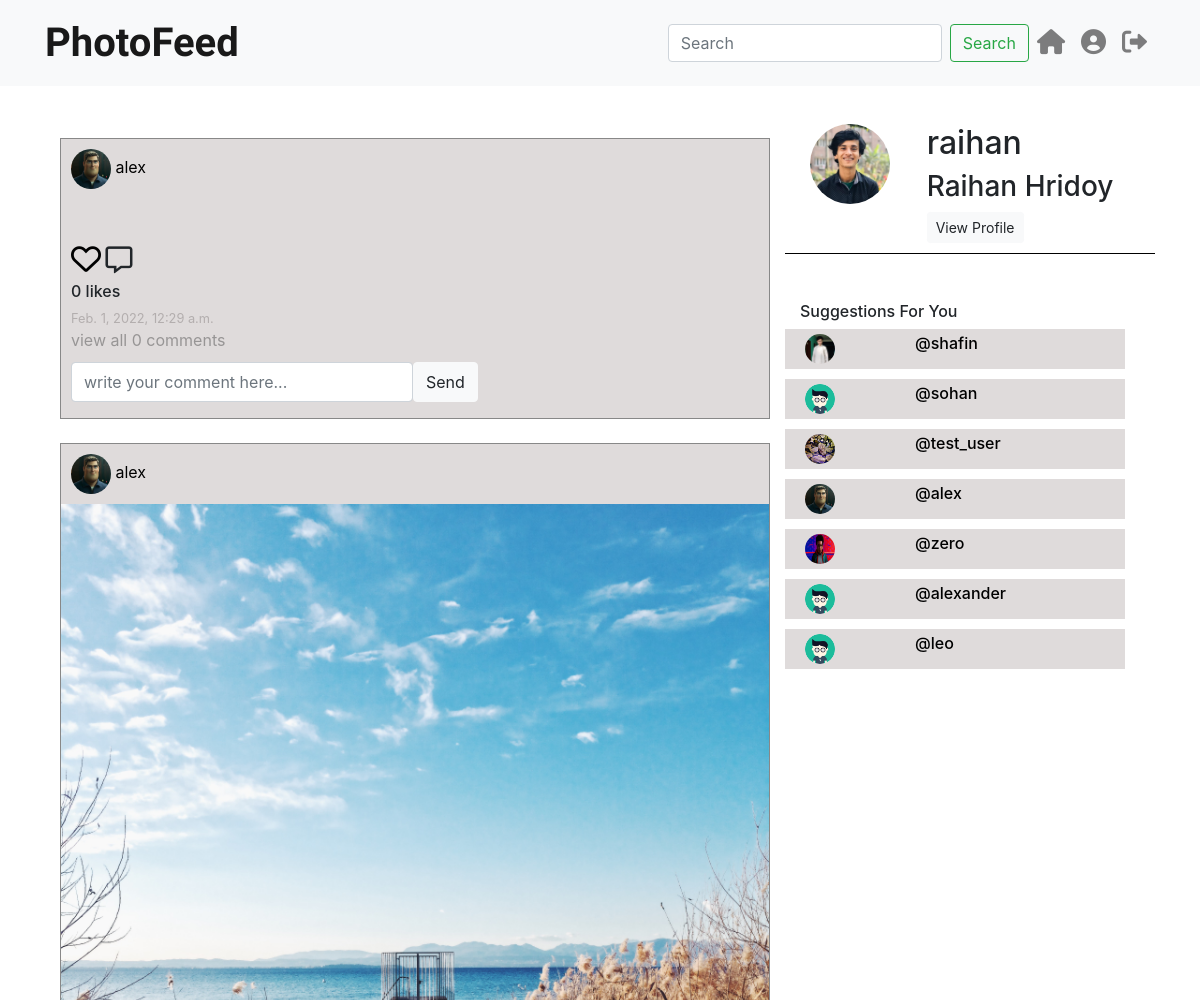
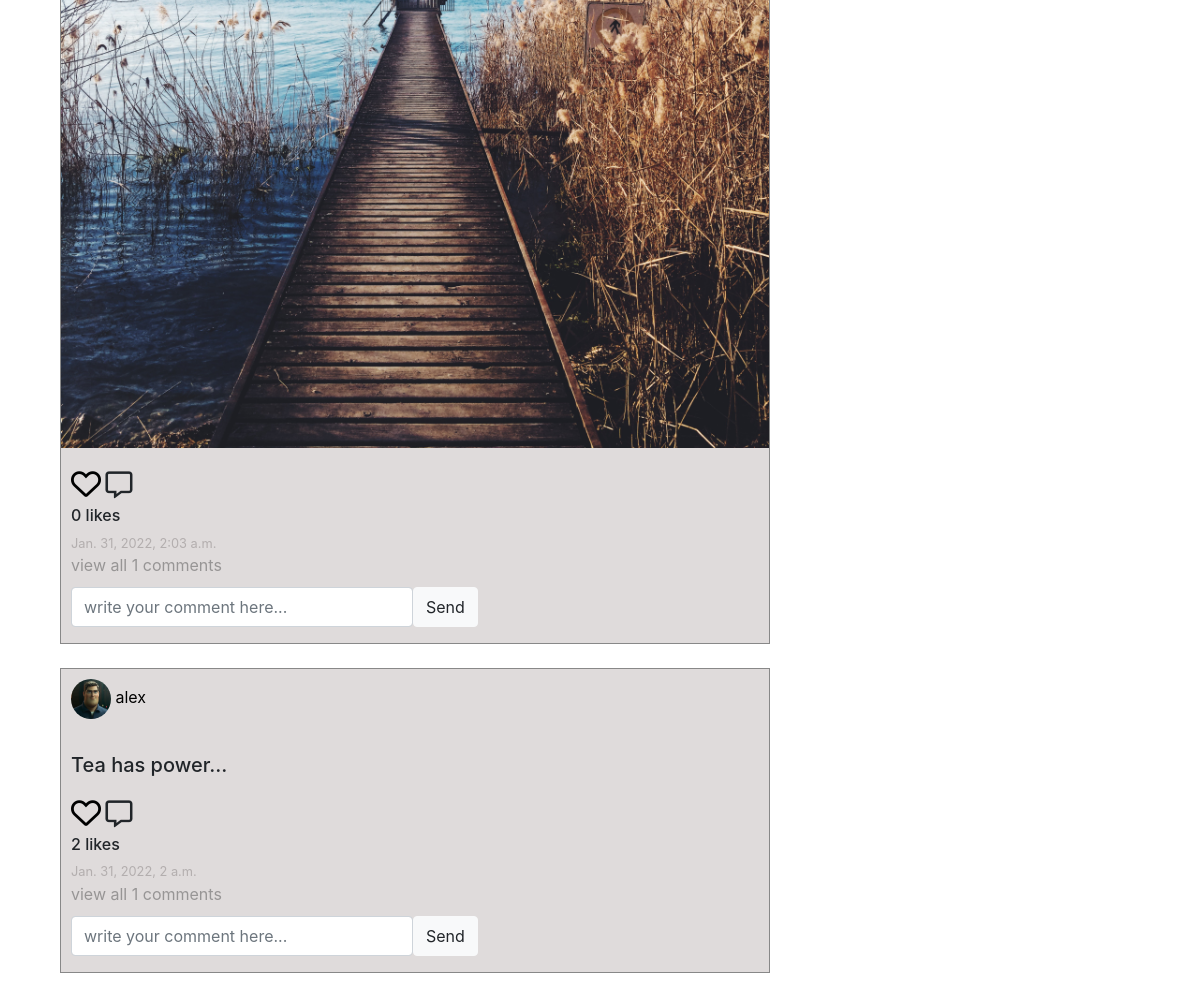
The app's page /feed (signed in) with its own data (2 pictures, top to bottom).
### Post_App/models.py (models this page shows)
class Post(models.Model):
     author = models.ForeignKey(User,on_delete=models.CASCADE,related_name='post')
     image = models.ImageField(upload_to = 'post_images')
     caption = models.CharField(max_length=264,blank=True)
     upload_date = models.DateTimeField(auto_now_add=True)
     update_date = models.DateTimeField(auto_now=True)
     class Meta:
          ordering = ['-upload_date']

### Account_App/models.py (models this page shows)
class UserProfile(models.Model):
     user = models.OneToOneField(User,on_delete=models.CASCADE, related_name="user_profile")
     full_name = models.CharField(max_length=264,blank=True)
     profile_pic = models.ImageField(upload_to = 'profile_pics',blank=True)
     description = models.TextField(max_length=264,blank=True)
     dob = models.DateField(blank=True,null=True)
     web = models.URLField(blank=True)
     facebook = models.URLField(blank=True)

### Post_App/views.py (the view)
# urls.py: path('',views.home,name='home_page'),
@login_required
def home(request):
     following_list = Follow.objects.filter(follower = request.user)
     posts = Post.objects.filter(author__in = following_list.values_list('following'))
     liked_post = Like.objects.filter(user = request.user)
     liked_post_list = liked_post.values_list('post',flat=True)
     users = User.objects.exclude(username= request.user).exclude(username__in = following_list.values('following'))
     if request.method == 'GET':
          search = request.GET.get('search','')
          result = User.objects.filter(username__icontains = search )
     comment_form = CommentForm()
     return render(request,'Post_App/home.html',context={'title': 'PhotoGram | Home','search':search ,'result':result, 'posts':posts,'liked_post_list':liked_post_list,'comment_form': comment_form,'users':users, 'following_list':following_list})

### Post_App/forms.py
class CommentForm(forms.ModelForm):
     comment = forms.CharField(label='',widget=forms.TextInput(attrs={'placeholder':'write your comment here...','style':'height:40px; padding-right:80px; ' }))
     class Meta:
          model = Comment
          fields = ['comment',]

### templates/Post_App/home.html (shortened to what this page needs)
{% extends 'navbar.html'%}
{% load crispy_forms_tags %}
{% block body_block %}
<div class="container">
     {% if search %}
     {% for user in result%}
          <div class="row">
               <div class="col-sm-4">
                    {% if user.user_profile.profile_pic %}
                         <img src="/media/{{user.user_profile.profile_pic}}" alt="" height="80px" width="80px">
                    {% else %}
                    <img src="/media/avatar.jpg" alt="" height="80px" width="80px">
                    {% endif%}
               </div>
               <div class="col-sm-8">
                    <a style=" text-decoration: none;" href="{% url 'Account_App:user' username=user.username %}"><h3>{{user.username}}</h3></a>
                    <h3>{{user.user_profile.full_name}}</h3>
                    <a class="btn btn-light btn-sm" href="{% url 'Account_App:user' username=user.username %}">View Profile</a>
               </div>
          </div>
     {% endfor%}
     {% else %}
     <div class="row">
          <div class="col-sm-8">
               {% for post in posts %}
               <br>
               <div class="post">
                    <div style="padding: 10px;">
                         {% if post.author.user_profile.profile_pic %}
                              <img src="/media/{{post.author.user_profile.profile_pic}}" alt="" height="40px" width="40px" class="rounded-circle">
                         {% else %}
                              <img src="/media/avatar.jpg" alt="" height="40px" width="40px" class="rounded-circle">
                         {% endif %}
                         <a style="color: black; text-decoration: none;" href="{% url 'Account_App:user' username=post.author %}">{{post.author}}</a>
                    </div>
                    <img src="/media/{{post.image}}" alt="" width="100%">
                    <h5 style="margin-left: 10px;">{{post.caption}}</h5>
                    <div class="d-flex flex-column" style="padding: 10px;">
                         <div class="">
                              {% if post.pk in liked_post_list%}
                              <a href="{% url 'Post_App:unlike' pk=post.pk%}"><i class="fas fa-heart" style="font-size: 30px; color: rgb(224, 40, 40);"></i></a>
                              {% else%}
                              <a style="color:black" href="{% url 'Post_App:like' pk=post.pk%}"><i class="far fa-heart" style="font-size: 30px;"></i></a>
                              {%endif%}
                              <a type="button" style="font-size: 27px;" data-toggle="modal" data-target="#m-{{post.pk}}"><i class="far fa-comment-alt"></i></a>
                         </div>
                         <h6>{{post.liked_post.count}} likes</h6>
                         <small style="color: #b3aeae;">{{post.upload_date}}</small>
                    <div class="view-full">
                         <a type="button" style="color: #979595;" data-toggle="modal" data-target="#m-{{post.pk}}">view all {{post.commented_post.count }} comments</a>
                    </div>
                    </div>
                    <form action="{% url 'Post_App:comment' pk=post.pk %}" class="d-flex" method="POST" style="margin-left:10px;">
                         {{comment_form | crispy}}
                         <button type="submit" style="height: 40px;" class="btn btn-light">Send</button>
                    </form>
               </div>
               {% endfor%}
          </div>
          <div class="col-sm-4">
               <div class="row" style="border-bottom: 1px solid black; padding:10px;">
                    <div class="col-sm-4">
                         {% if user.user_profile.profile_pic %}
                              <img src="/media/{{user.user_profile.profile_pic}}" alt="" height="80px" width="80px" class="rounded-circle">
                         {% else %}
                              <img src="/media/avatar.jpg" alt="" height="80px" width="80px" class="rounded-circle">
                         {% endif%}
                    </div>
                    <div class="col-sm-8">
                         <h2>{{user.username}}</h2>
                         <h3>{{user.user_profile.full_name}}</h3>
                         <a href="{% url 'Account_App:user' username=request.user %}" class="btn btn-light btn-sm">View Profile</a>
                    </div>
               </div>
               <div class="my-5">
                    <h6 class="my-2"> Suggestions For You</h6>
                    {% for s_user in users %}
                              <a href="{% url 'Account_App:user' username=s_user %}" class="" style="text-decoration: none; color: black;">
                                   <div class="row s-user">
                                        <div class="col-sm-4">
                                             {% if s_user.user_profile.profile_pic %}
                                                  <img src="/media/{{s_user.user_profile.profile_pic}}" alt="" height="30px" width="30px" class="rounded-circle">
                                             {% else %}
                                                  <img src="/media/avatar.jpg" alt="" height="30px" width="30px" class="rounded-circle">
                                             {% endif%}
                                        </div>
                                        <div class="col-sm-8">
                                             <h6>@{{s_user.username}}</h6>
                                        </div>
                                   </div>
                              </a>
                    {% endfor%}
               </div>
          </div>
     </div>
     <br><br>
     {% endif%}
</div>
{%endblock%}

### templates/navbar.html (shortened to what this page needs)
<!DOCTYPE html>
<html lang="en">
<head>
     <link rel="stylesheet" href="https://cdnjs.cloudflare.com/ajax/libs/font-awesome/6.0.0-beta3/css/all.min.css" />
     <link rel="stylesheet" href="https://stackpath.bootstrapcdn.com/bootstrap/4.3.1/css/bootstrap.min.css">
</head>
<body>
     <nav class="navbar navbar-expand-lg navbar-light bg-light">
      <div class="container">
          <a class="navbar-brand" href="{% url 'Post_App:home_page'%}" style="font-family: 'Comforter', cursive; font-size: 40px; font-weight: bold;">PhotoFeed</a>
          <div class="collapse navbar-collapse" id="navbarSupportedContent">
            <form class="form-inline my-2 my-lg-0 ml-auto" method="GET">
              <input class="form-control mr-sm-2" type="search" name='search' placeholder="Search" aria-label="Search">
              <button class="btn btn-outline-success my-2 my-sm-0" type="submit">Search</button>
            </form>
            <ul class="navbar-nav ">
              <li class="nav-item ">
                <a class="nav-link" href="{% url 'Post_App:home_page'%}" title="Home" style="font-size: 25px;"><i class="fas fa-home"></i><span class="sr-only">(current)</span></a>
              </li>
              <li class="nav-item ">
                <a class="nav-link" href="{% url 'Account_App:profile'%}" title="Profile" style="font-size: 25px;"><i class="fas fa-user-circle"></i></a>
              </li>
              <li class="nav-item ">
                <a class="nav-link" href="{% url 'Account_App:sign_out'%}" title="Signout" style="font-size: 25px;"><i class="fas fa-sign-out-alt"></i></a>
              </li>
            </ul>
          </div>
        </div>
        </nav>
        <div class="container" style="padding-top:20px;">
          {%block body_block%}
          {% endblock %}
        </div>
</body>
</html>

### templates/Post_App/home.html (style rules this page uses)
.post { border: 1px solid #888888; background-color: #dfdbdb; height: auto; }
.s-user { background-color: #dfdbdb; margin-bottom: 10px; padding: 5px; width: 100%; }

### records on screen
Post: author.user_profile.profile_pic (picture), author "alex", liked_post.count "0", upload_date "Feb. 1, 2022, 12:29 a.m.", commented_post.count "0"
Post: author.user_profile.profile_pic (picture), author "alex", image (picture), liked_post.count "0", upload_date "Jan. 31, 2022, 2:03 a.m.", commented_post.count "1"
Post: author.user_profile.profile_pic (picture), author "alex", caption "Tea has power...", liked_post.count "2", upload_date "Jan. 31, 2022, 2 a.m.", commented_post.count "1"

### other values on screen
{{ user.username }} "raihan"
{{ user.user_profile.full_name }} "Raihan Hridoy"
{{ s_user.username }} "shafin"
{{ s_user.username }} "sohan"
{{ s_user.username }} "test_user"
{{ s_user.username }} "alex"
{{ s_user.username }} "zero"
{{ s_user.username }} "alexander"
{{ s_user.username }} "leo"
